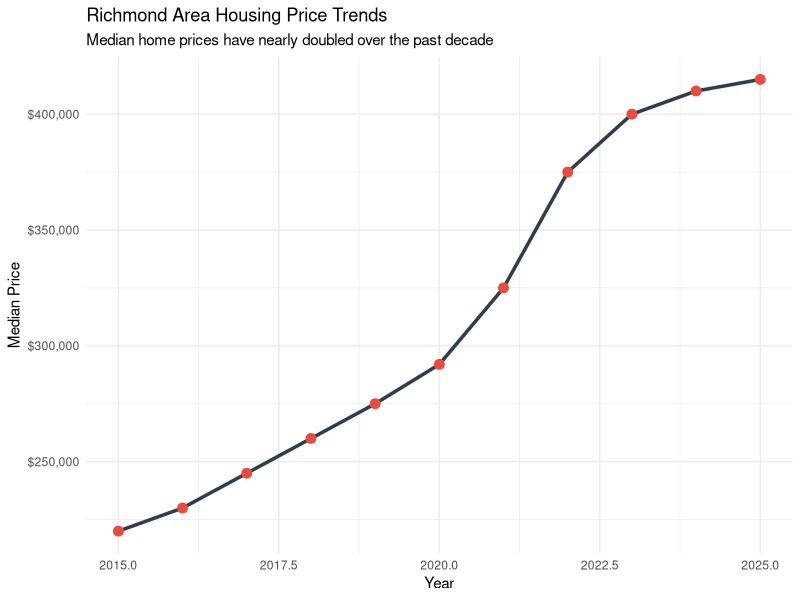

The R script that drew this image:
## ---- chunk 1
#| label: example-plot
#| fig-cap: "Example visualization"
#| warning: false

library(ggplot2)
library(dplyr)

# Sample data - replace with your actual data
housing_data <- data.frame(
  year = 2015:2025,
  median_price = c(220000, 230000, 245000, 260000, 275000, 
                  292000, 325000, 375000, 400000, 410000, 415000)
)

# Create a visualization
ggplot(housing_data, aes(x = year, y = median_price)) +
  geom_line(color = "#2C3E50", size = 1.2) +
  geom_point(color = "#E74C3C", size = 3) +
  scale_y_continuous(labels = scales::dollar) +
  theme_minimal() +
  labs(
    title = "Richmond Area Housing Price Trends",
    subtitle = "Median home prices have nearly doubled over the past decade",
    x = "Year",
    y = "Median Price"
  )
